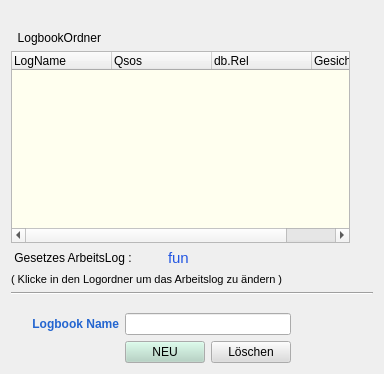
     <widget class="QWidget" name="tab_1">
      <attribute name="title">
       <string>Logbook    </string>
      </attribute>
      <layout class="QGridLayout">
       <item row="0" column="0" colspan="2">
        <widget class="QLabel" name="label_39">
         <property name="text">
          <string/>
         </property>
        </widget>
       </item>
       <item row="1" column="0">
        <widget class="QLabel" name="label_37">
         <property name="text">
          <string>  LogbookOrdner </string>
         </property>
        </widget>
       </item>
       <item row="1" column="1" colspan="6">
        <widget class="QLabel" name="label_40">
         <property name="font">
          <font>
           <pointsize>8</pointsize>
           <weight>50</weight>
           <bold>false</bold>
          </font>
         </property>
         <property name="text">
          <string/>
         </property>
        </widget>
       </item>
       <item row="2" column="0" colspan="6">
        <widget class="QTreeWidget" name="dblogsList">
         <property name="palette">
          <palette>
           <active>
            <colorrole role="Base">
             <brush brushstyle="SolidPattern">
              <color alpha="255">
               <red>255</red>
               <green>255</green>
               <blue>239</blue>
              </color>
             </brush>
            </colorrole>
           </active>
           <inactive>
            <colorrole role="Base">
             <brush brushstyle="SolidPattern">
              <color alpha="255">
               <red>255</red>
               <green>255</green>
               <blue>239</blue>
              </color>
             </brush>
            </colorrole>
           </inactive>
           <disabled>
            <colorrole role="Base">
             <brush brushstyle="SolidPattern">
              <color alpha="255">
               <red>255</red>
               <green>255</green>
               <blue>255</blue>
              </color>
             </brush>
            </colorrole>
           </disabled>
          </palette>
         </property>
         <property name="font">
          <font>
           <weight>50</weight>
           <bold>false</bold>
          </font>
         </property>
         <property name="focusPolicy">
          <enum>Qt::NoFocus</enum>
         </property>
         <property name="rootIsDecorated">
          <bool>false</bool>
         </property>
         <column>
          <property name="text">
           <string>LogName</string>
          </property>
         </column>
         <column>
          <property name="text">
           <string>Qsos</string>
          </property>
         </column>
         <column>
          <property name="text">
           <string>db.Rel</string>
          </property>
         </column>
         <column>
          <property name="text">
           <string>Gesichert</string>
          </property>
         </column>
        </widget>
       </item>
       <item row="2" column="6" rowspan="3">
        <spacer>
         <property name="orientation">
          <enum>Qt::Horizontal</enum>
         </property>
         <property name="sizeHint" stdset="0">
          <size>
           <width>17</width>
           <height>20</height>
          </size>
         </property>
        </spacer>
       </item>
       <item row="3" column="0" colspan="3">
        <widget class="QLabel" name="label_38">
         <property name="text">
          <string> Gesetzes ArbeitsLog :</string>
         </property>
        </widget>
       </item>
       <item row="3" column="3" colspan="2">
        <widget class="QLabel" name="LogLabel">
         <property name="palette">
          <palette>
           <active>
            <colorrole role="WindowText">
             <brush brushstyle="SolidPattern">
              <color alpha="255">
               <red>34</red>
               <green>85</green>
               <blue>226</blue>
              </color>
             </brush>
            </colorrole>
           </active>
           <inactive>
            <colorrole role="WindowText">
             <brush brushstyle="SolidPattern">
              <color alpha="255">
               <red>34</red>
               <green>85</green>
               <blue>226</blue>
              </color>
             </brush>
            </colorrole>
           </inactive>
           <disabled>
            <colorrole role="WindowText">
             <brush brushstyle="SolidPattern">
              <color alpha="255">
               <red>119</red>
               <green>119</green>
               <blue>119</blue>
              </color>
             </brush>
            </colorrole>
           </disabled>
          </palette>
         </property>
         <property name="font">
          <font>
           <pointsize>11</pointsize>
          </font>
         </property>
         <property name="text">
          <string>fun</string>
         </property>
        </widget>
       </item>
       <item row="4" column="0" colspan="6">
        <widget class="QLabel" name="label_41">
         <property name="font">
          <font>
           <pointsize>8</pointsize>
           <weight>50</weight>
           <bold>false</bold>
          </font>
         </property>
         <property name="text">
          <string>( Klicke in den Logordner um das Arbeitslog zu ändern )</string>
         </property>
        </widget>
       </item>
       <item row="5" column="0" colspan="7">
        <widget class="Line" name="line">
         <property name="orientation">
          <enum>Qt::Horizontal</enum>
         </property>
        </widget>
       </item>
       <item row="6" column="3" colspan="2">
        <spacer>
         <property name="orientation">
          <enum>Qt::Vertical</enum>
         </property>
         <property name="sizeHint" stdset="0">
          <size>
           <width>119</width>
           <height>12</height>
          </size>
         </property>
        </spacer>
       </item>
       <item row="7" column="0" colspan="2">
        <widget class="QLabel" name="label_13">
         <property name="palette">
          <palette>
           <active>
            <colorrole role="WindowText">
             <brush brushstyle="SolidPattern">
              <color alpha="255">
               <red>35</red>
               <green>101</green>
               <blue>208</blue>
              </color>
             </brush>
            </colorrole>
           </active>
           <inactive>
            <colorrole role="WindowText">
             <brush brushstyle="SolidPattern">
              <color alpha="255">
               <red>35</red>
               <green>101</green>
               <blue>208</blue>
              </color>
             </brush>
            </colorrole>
           </inactive>
           <disabled>
            <colorrole role="WindowText">
             <brush brushstyle="SolidPattern">
              <color alpha="255">
               <red>119</red>
               <green>119</green>
               <blue>119</blue>
              </color>
             </brush>
            </colorrole>
           </disabled>
          </palette>
         </property>
         <property name="font">
          <font>
           <weight>75</weight>
           <bold>true</bold>
          </font>
         </property>
         <property name="text">
          <string>Logbook Name</string>
         </property>
         <property name="alignment">
          <set>Qt::AlignRight|Qt::AlignTrailing|Qt::AlignVCenter</set>
         </property>
        </widget>
       </item>
       <item row="7" column="2" colspan="3">
        <widget class="QLineEdit" name="workLog">
         <property name="font">
          <font>
           <weight>50</weight>
           <bold>false</bold>
          </font>
         </property>
        </widget>
       </item>
       <item row="7" column="5">
        <spacer>
         <property name="orientation">
          <enum>Qt::Horizontal</enum>
         </property>
         <property name="sizeHint" stdset="0">
          <size>
           <width>41</width>
           <height>20</height>
          </size>
         </property>
        </spacer>
       </item>
       <item row="8" column="0" colspan="2">
        <spacer>
         <property name="orientation">
          <enum>Qt::Horizontal</enum>
         </property>
         <property name="sizeHint" stdset="0">
          <size>
           <width>81</width>
           <height>20</height>
          </size>
         </property>
        </spacer>
       </item>
       <item row="8" column="2" colspan="2">
        <widget class="QPushButton" name="NewLogButton">
         <property name="palette">
          <palette>
           <active>
            <colorrole role="Button">
             <brush brushstyle="SolidPattern">
              <color alpha="255">
               <red>176</red>
               <green>211</green>
               <blue>194</blue>
              </color>
             </brush>
            </colorrole>
           </active>
           <inactive>
            <colorrole role="Button">
             <brush brushstyle="SolidPattern">
              <color alpha="255">
               <red>176</red>
               <green>211</green>
               <blue>194</blue>
              </color>
             </brush>
            </colorrole>
           </inactive>
           <disabled>
            <colorrole role="Button">
             <brush brushstyle="SolidPattern">
              <color alpha="255">
               <red>176</red>
               <green>211</green>
               <blue>194</blue>
              </color>
             </brush>
            </colorrole>
           </disabled>
          </palette>
         </property>
         <property name="font">
          <font>
           <weight>50</weight>
           <bold>false</bold>
          </font>
         </property>
         <property name="focusPolicy">
          <enum>Qt::NoFocus</enum>
         </property>
         <property name="text">
          <string>NEU</string>
         </property>
        </widget>
       </item>
       <item row="8" column="4">
        <widget class="QPushButton" name="DelLogButton">
         <property name="palette">
          <palette>
           <active>
            <colorrole role="Button">
             <brush brushstyle="SolidPattern">
              <color alpha="255">
               <red>220</red>
               <green>220</green>
               <blue>220</blue>
              </color>
             </brush>
            </colorrole>
           </active>
           <inactive>
            <colorrole role="Button">
             <brush brushstyle="SolidPattern">
              <color alpha="255">
               <red>220</red>
               <green>220</green>
               <blue>220</blue>
              </color>
             </brush>
            </colorrole>
           </inactive>
           <disabled>
            <colorrole role="Button">
             <brush brushstyle="SolidPattern">
              <color alpha="255">
               <red>220</red>
               <green>220</green>
               <blue>220</blue>
              </color>
             </brush>
            </colorrole>
           </disabled>
          </palette>
         </property>
         <property name="font">
          <font>
           <weight>50</weight>
           <bold>false</bold>
          </font>
         </property>
         <property name="focusPolicy">
          <enum>Qt::NoFocus</enum>
         </property>
         <property name="text">
          <string>Löschen</string>
         </property>
        </widget>
       </item>
       <item row="8" column="5">
        <spacer>
         <property name="orientation">
          <enum>Qt::Horizontal</enum>
         </property>
         <property name="sizeHint" stdset="0">
          <size>
           <width>33</width>
           <height>20</height>
          </size>
         </property>
        </spacer>
       </item>
      </layout>
     </widget>
